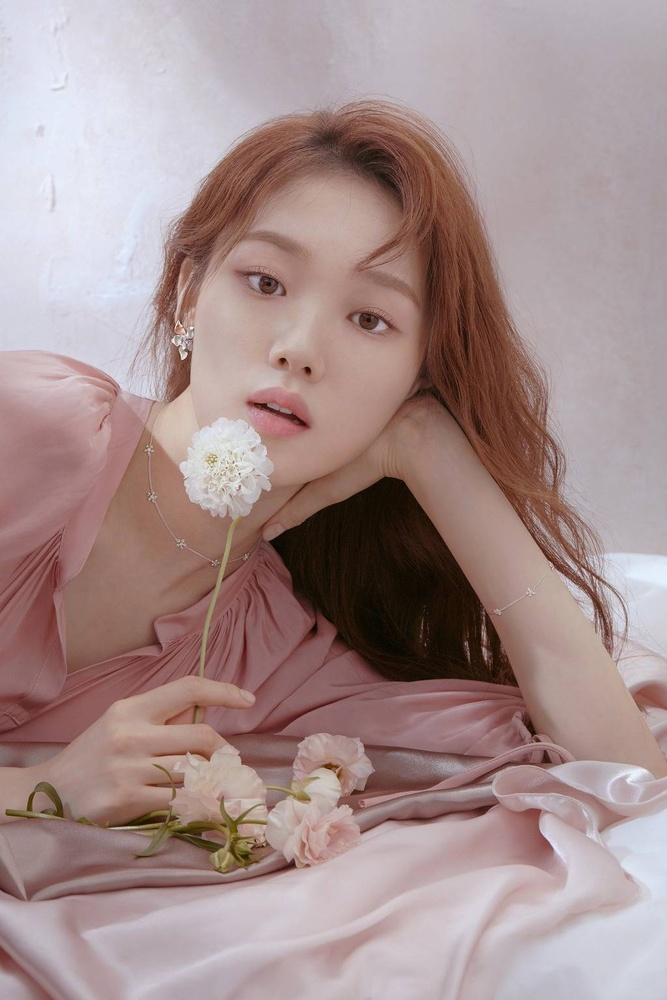
#> input picture Point_Operation/lee-sung-kyung.jpg, 667 x 1000 px, shrunk from 1024 x 1536 before the run, found by its file name
$ python thresholding.py
#> lines starting #> are read from the running program, lines starting #| are printed output that depends on the picture; after the words box and inside, x2 and y2 are one past the last pixel; in counts of white or black regions, pixels touching at a corner belong together
import cv2
import numpy as np
from matplotlib import pyplot as plt

lsy = cv2.imread("D:\Work\Image_Processing\Blog\py_code\lee-sung-kyung.jpg",0)
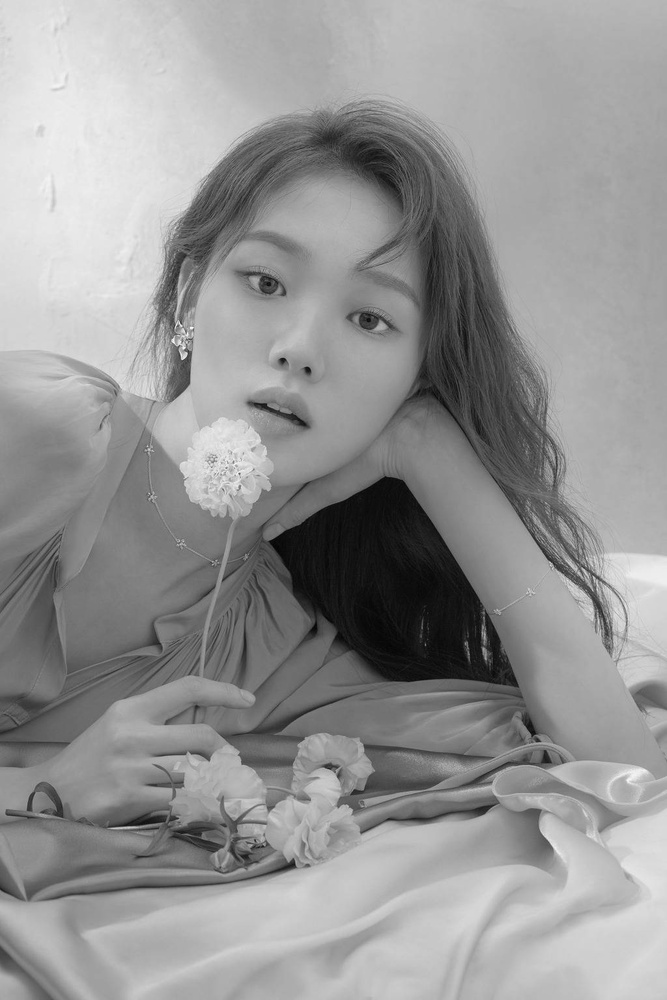
#> lsy: shape (1000, 667); min 2, max 252, mean 148.9

plt.subplot(1,4,1),plt.imshow(lsy,cmap = 'gray')
plt.title('original'), plt.xticks([]), plt.yticks([])

ret,thresh1 = cv2.threshold(lsy,63,255,cv2.THRESH_BINARY)
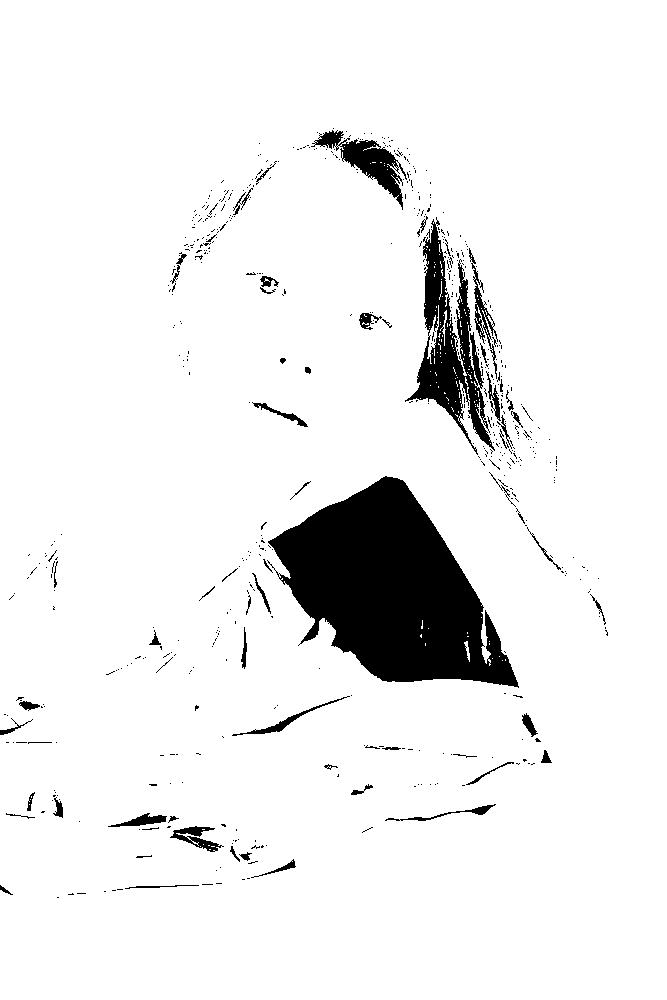
#> thresh1: shape (1000, 667); 93.1% white; 605 black regions (541 under 20 px), largest, box (x1, y1, x2, y2) and area: (267, 476, 519, 688) 29745, (405, 217, 495, 455) 6687, (311, 130, 407, 210) 2189
plt.subplot(1,4,2),plt.imshow(thresh1,cmap = 'gray')
plt.title('thresh at 63'), plt.xticks([]), plt.yticks([])

ret,thresh2 = cv2.threshold(lsy,127,255,cv2.THRESH_BINARY)
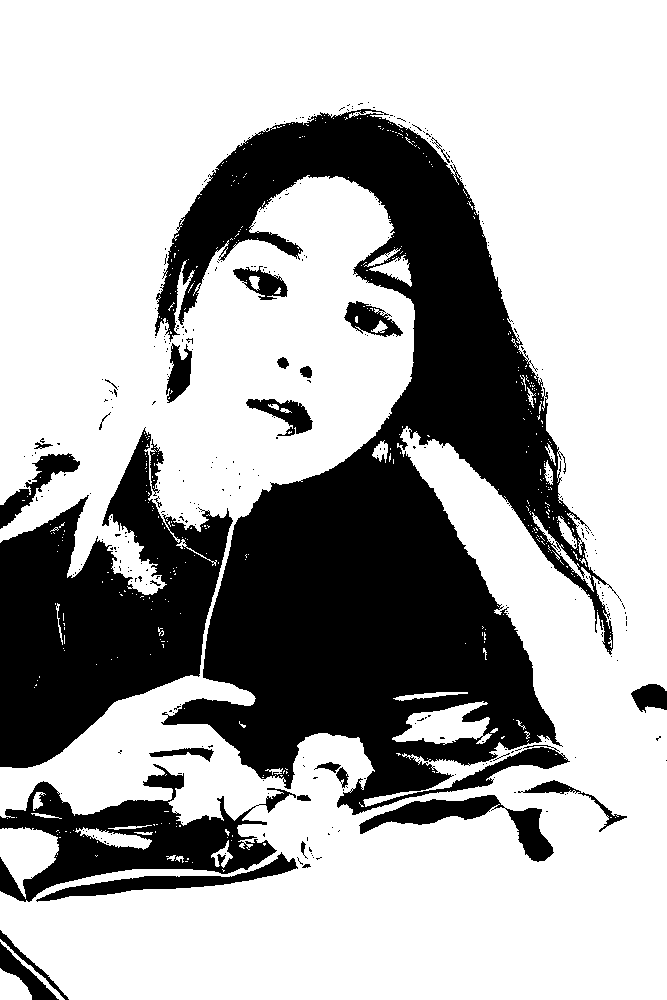
#> thresh2: shape (1000, 667); 68.3% white; 336 black regions (307 under 20 px), largest, box (x1, y1, x2, y2) and area: (155, 109, 622, 815) 138254, (0, 427, 233, 768) 40934, (0, 764, 296, 902) 14698
plt.subplot(1,4,3),plt.imshow(thresh2,cmap = 'gray')
plt.title('thresh at 127'), plt.xticks([]), plt.yticks([])

ret,thresh3 = cv2.threshold(lsy,191,255,cv2.THRESH_BINARY)
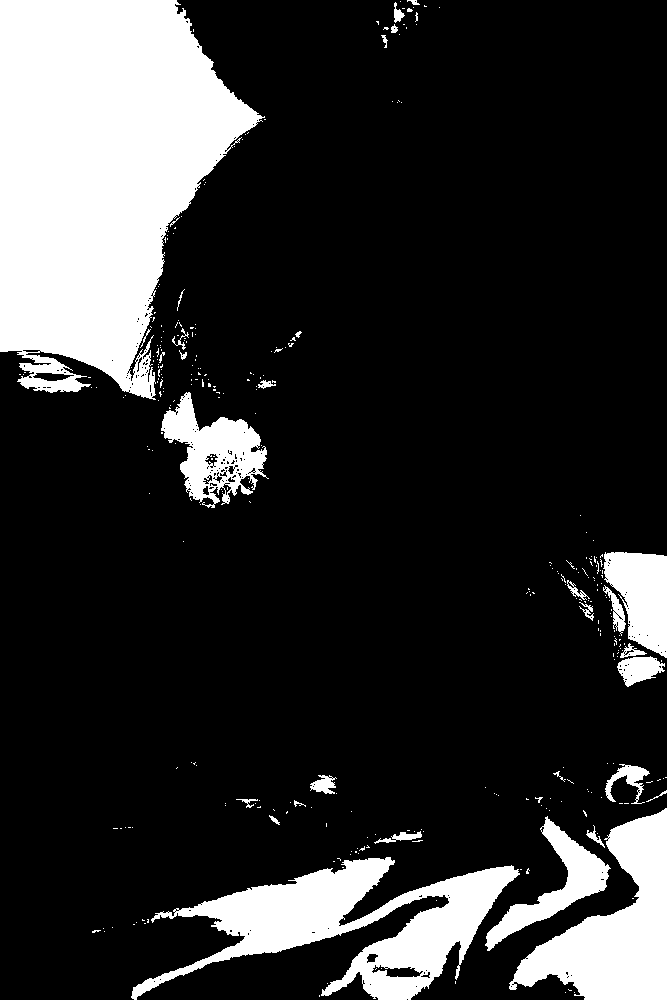
#> thresh3: shape (1000, 667); 18.9% white; 328 white regions (296 under 20 px), largest, box (x1, y1, x2, y2) and area: (0, 0, 265, 400) 70873, (131, 857, 520, 1000) 21288, (509, 808, 667, 1000) 14324
plt.subplot(1,4,4),plt.imshow(thresh3,cmap = 'gray')
plt.title('thresh at 191'), plt.xticks([]), plt.yticks([])

plt.show()
